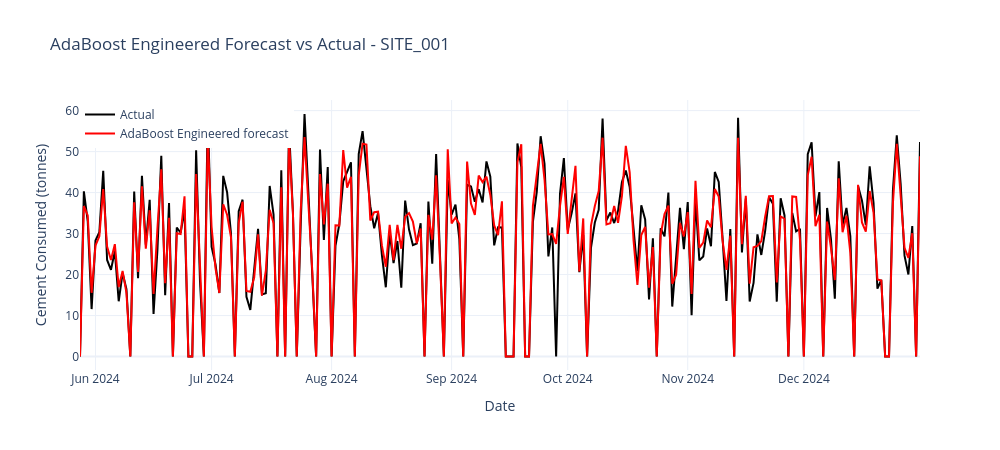

Write notebook code for a chart like this one.
### Code cell
#Forecast vs actual chart (engineered model)

import plotly.graph_objects as go

fig = go.Figure()
fig.add_trace(go.Scatter(x=y_test.index, y=y_test, mode='lines',
                         name='Actual', line=dict(color='black')))
fig.add_trace(go.Scatter(x=y_test.index, y=ada_forecast, mode='lines',
                         name='AdaBoost Engineered forecast', line=dict(color='red')))

fig.update_layout(
    title=f'AdaBoost Engineered Forecast vs Actual - {site_id}',
    xaxis_title='Date',
    yaxis_title='Cement Consumed (tonnes)',
    legend=dict(x=0, y=1),
    template='plotly_white',
    width=1000,
    height=450
)
fig.show()

### Figure 1 — Plotly figure (JSON) as saved in the notebook; plotly's stock layout.template omitted (floating-point values rounded to 4 significant figures; data arrays with more than 128 entries replaced by an {"elided": "..."} marker saying what was removed)
{"data": [{"line": {"color": "black"}, "mode": "lines", "name": "Actual", "type": "scatter", "x": {"elided": "218 str values"}, "y": {"elided": "218 float values"}}, {"line": {"color": "red"}, "mode": "lines", "name": "AdaBoost Engineered forecast", "type": "scatter", "x": {"elided": "218 str values"}, "y": {"elided": "218 float values"}}], "layout": {"height": 450, "legend": {"x": 0, "y": 1}, "title": {"text": "AdaBoost Engineered Forecast vs Actual - SITE_001"}, "width": 1000, "xaxis": {"title": {"text": "Date"}}, "yaxis": {"title": {"text": "Cement Consumed (tonnes)"}}}}
